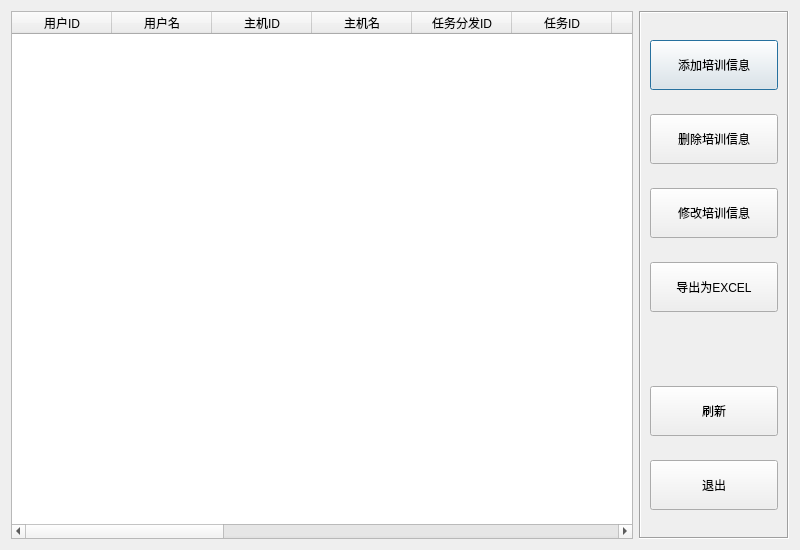
<?xml version="1.0" encoding="UTF-8"?>
<ui version="4.0">
 <class>CTrainInfoTable</class>
 <widget class="QDialog" name="CTrainInfoTable">
  <property name="geometry">
   <rect>
    <x>0</x>
    <y>0</y>
    <width>800</width>
    <height>550</height>
   </rect>
  </property>
  <property name="windowTitle">
   <string>SimuTutor 培训信息</string>
  </property>
  <layout class="QHBoxLayout" name="horizontalLayout">
   <item>
    <widget class="QTableWidget" name="listTrainInfo">
     <column>
      <property name="text">
       <string>用户ID</string>
      </property>
     </column>
     <column>
      <property name="text">
       <string>用户名</string>
      </property>
     </column>
     <column>
      <property name="text">
       <string>主机ID</string>
      </property>
     </column>
     <column>
      <property name="text">
       <string>主机名</string>
      </property>
     </column>
     <column>
      <property name="text">
       <string>任务分发ID</string>
      </property>
     </column>
     <column>
      <property name="text">
       <string>任务ID</string>
      </property>
     </column>
     <column>
      <property name="text">
       <string>任务名称</string>
      </property>
     </column>
     <column>
      <property name="text">
       <string>工况ID</string>
      </property>
     </column>
     <column>
      <property name="text">
       <string>工况名称</string>
      </property>
     </column>
     <column>
      <property name="text">
       <string>故障ID</string>
      </property>
     </column>
     <column>
      <property name="text">
       <string>故障名称</string>
      </property>
     </column>
     <column>
      <property name="text">
       <string>登录状态</string>
      </property>
     </column>
     <column>
      <property name="text">
       <string>运行状态</string>
      </property>
     </column>
     <column>
      <property name="text">
       <string>仿真速度</string>
      </property>
     </column>
     <column>
      <property name="text">
       <string>默认画面</string>
      </property>
     </column>
     <column>
      <property name="text">
       <string>任务状态</string>
      </property>
     </column>
     <column>
      <property name="text">
       <string>工况状态</string>
      </property>
     </column>
     <column>
      <property name="text">
       <string>故障状态</string>
      </property>
     </column>
    </widget>
   </item>
   <item>
    <widget class="QFrame" name="frame">
     <property name="minimumSize">
      <size>
       <width>150</width>
       <height>0</height>
      </size>
     </property>
     <property name="maximumSize">
      <size>
       <width>150</width>
       <height>16777215</height>
      </size>
     </property>
     <property name="frameShape">
      <enum>QFrame::Box</enum>
     </property>
     <property name="frameShadow">
      <enum>QFrame::Sunken</enum>
     </property>
     <layout class="QVBoxLayout" name="verticalLayout">
      <item>
       <widget class="QPushButton" name="buttonTrainInfoAdd">
        <property name="minimumSize">
         <size>
          <width>0</width>
          <height>50</height>
         </size>
        </property>
        <property name="styleSheet">
         <string notr="true">font: 14pt &quot;宋体&quot;;</string>
        </property>
        <property name="text">
         <string>添加培训信息</string>
        </property>
       </widget>
      </item>
      <item>
       <widget class="QPushButton" name="buttonTrainInfoDel">
        <property name="minimumSize">
         <size>
          <width>0</width>
          <height>50</height>
         </size>
        </property>
        <property name="styleSheet">
         <string notr="true">font: 14pt &quot;宋体&quot;;</string>
        </property>
        <property name="text">
         <string>删除培训信息</string>
        </property>
       </widget>
      </item>
      <item>
       <widget class="QPushButton" name="buttonTrainInfoModify">
        <property name="minimumSize">
         <size>
          <width>0</width>
          <height>50</height>
         </size>
        </property>
        <property name="styleSheet">
         <string notr="true">font: 14pt &quot;宋体&quot;;</string>
        </property>
        <property name="text">
         <string>修改培训信息</string>
        </property>
       </widget>
      </item>
      <item>
       <widget class="QPushButton" name="buttonExport">
        <property name="minimumSize">
         <size>
          <width>0</width>
          <height>50</height>
         </size>
        </property>
        <property name="styleSheet">
         <string notr="true">font: 14pt &quot;宋体&quot;;</string>
        </property>
        <property name="text">
         <string>导出为EXCEL</string>
        </property>
       </widget>
      </item>
      <item>
       <spacer name="verticalSpacer">
        <property name="orientation">
         <enum>Qt::Vertical</enum>
        </property>
        <property name="sizeType">
         <enum>QSizePolicy::Fixed</enum>
        </property>
        <property name="sizeHint" stdset="0">
         <size>
          <width>20</width>
          <height>50</height>
         </size>
        </property>
       </spacer>
      </item>
      <item>
       <widget class="QPushButton" name="buttonRefresh">
        <property name="minimumSize">
         <size>
          <width>0</width>
          <height>50</height>
         </size>
        </property>
        <property name="styleSheet">
         <string notr="true">font: 14pt &quot;宋体&quot;;</string>
        </property>
        <property name="text">
         <string>刷新</string>
        </property>
       </widget>
      </item>
      <item>
       <widget class="QPushButton" name="buttonExit">
        <property name="minimumSize">
         <size>
          <width>0</width>
          <height>50</height>
         </size>
        </property>
        <property name="styleSheet">
         <string notr="true">font: 14pt &quot;宋体&quot;;</string>
        </property>
        <property name="text">
         <string>退出</string>
        </property>
       </widget>
      </item>
     </layout>
    </widget>
   </item>
  </layout>
 </widget>
 <tabstops>
  <tabstop>listTrainInfo</tabstop>
 </tabstops>
 <resources/>
 <connections>
  <connection>
   <sender>buttonExit</sender>
   <signal>clicked()</signal>
   <receiver>CTrainInfoTable</receiver>
   <slot>reject()</slot>
   <hints>
    <hint type="sourcelabel">
     <x>705</x>
     <y>490</y>
    </hint>
    <hint type="destinationlabel">
     <x>399</x>
     <y>274</y>
    </hint>
   </hints>
  </connection>
 </connections>
</ui>
